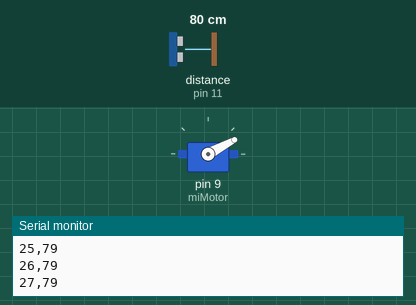
The sketch below on a simulated Arduino Uno, built with avr-gcc and run on an emulated ATmega328P. Shown: servo, the last lines printed to the serial monitor. Wiring (inferred from the names in the program): ultrasonic range finder: trigger pin 10; echo pin 11. The test bench sets the inputs (shaded band); at power-on: distance to the obstacle (sensor on pin 11) 80 cm. The echo pulse lasts 58.3 µs per cm.

Above: at 1.29 s.
1.3 s: distance to the obstacle (sensor on pin 11) set to 2 cm
At 4.29 s:
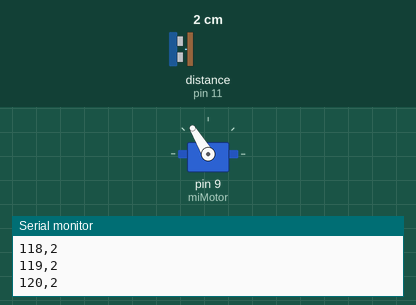
4.3 s: distance to the obstacle (sensor on pin 11) set to 250 cm
At 5.7 s:
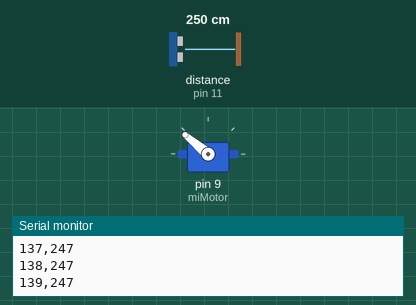
7.3 s: distance to the obstacle (sensor on pin 11) set to 4 cm
At 7.92 s:
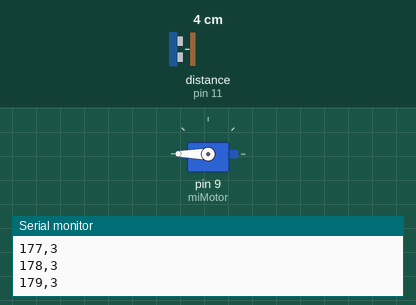
10.3 s: distance to the obstacle (sensor on pin 11) set to 18 cm
Timing chart, 0 to 17.3 s (numbered marks = the images above; inputs shaded):
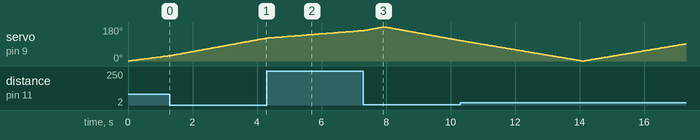

The sketch:

07_edge_computing_median_filter.ino
```cpp
#include <Servo.h>

// 1. HEADER & SETUP
// Servo object definition
Servo miMotor;

// Define the pins for the ultrasonic sensor
const int trigPin = 10;
const int echoPin = 11;

// Function to get a single raw distance reading
// This prevents repeating the pulse code 6 times in the loop
long getRawDistance() {
  // Clear the Trig pin first to ensure a clean pulse
  digitalWrite(trigPin, LOW);
  delayMicroseconds(2);

  // Send a 10-microsecond HIGH pulse to trigger the sensor
  digitalWrite(trigPin, HIGH);
  delayMicroseconds(10);
  digitalWrite(trigPin, LOW);

  // Wait for the echo and get the time in microseconds
  long duration = pulseIn(echoPin, HIGH);

  // Calculate and return the distance mathematically
  return duration * 0.034 / 2;
}

void setup() {
  // Initialize servo on pin 9
  miMotor.attach(9);

  // Configure sensor pins
  pinMode(trigPin, OUTPUT);
  pinMode(echoPin, INPUT);

  // Initialize the Serial Monitor at 9600 baud rate
  Serial.begin(9600);
}

// 2. THE CHOREOGRAPHY
void loop() {
  int i;

  // First loop: sweep from 0 to 180 degrees
  for(i = 0; i <= 180; i++) {
    // Tell the motor to go to the current degree
    miMotor.write(i);

    // Step 1 & 2: Launch 3 ultra-fast pulses and store in 3 distinct variables
    long d1 = getRawDistance();
    delay(10); // Brief 10ms pause to prevent acoustic overlap (echoes)
    long d2 = getRawDistance();
    delay(10);
    long d3 = getRawDistance();

    // Step 3: Sort the values mathematically from lowest to highest using conditionals
    long temp;
    if (d1 > d2) { temp = d1; d1 = d2; d2 = temp; }
    if (d2 > d3) { temp = d2; d2 = d3; d3 = temp; }
    if (d1 > d2) { temp = d1; d1 = d2; d2 = temp; }

    // Step 4: Select the central value (the median), which is now stored in d2
    long medianDistance = d2;

    // Step 5: Send strictly the median value formatted as "Angle,Distance"
    Serial.print(i);
    Serial.print(",");
    Serial.println(medianDistance);

    // 4. TIMING ADJUSTMENT
    // We reduced the original delay(30) to 10 because we already spent ~20ms taking readings
    delay(10);
  }

  // Second loop: sweep from 180 to 0 degrees (return)
  for(i = 180; i >= 0; i--) {
    // Tell the motor to go to the current degree
    miMotor.write(i);

    // Step 1 & 2: Launch 3 ultra-fast pulses and store in 3 distinct variables
    long d1 = getRawDistance();
    delay(10);
    long d2 = getRawDistance();
    delay(10);
    long d3 = getRawDistance();

    // Step 3: Sort the values mathematically from lowest to highest using conditionals
    long temp;
    if (d1 > d2) { temp = d1; d1 = d2; d2 = temp; }
    if (d2 > d3) { temp = d2; d2 = d3; d3 = temp; }
    if (d1 > d2) { temp = d1; d1 = d2; d2 = temp; }

    // Step 4: Select the central value (the median), which is now stored in d2
    long medianDistance = d2;

    // Step 5: Send strictly the median value formatted as "Angle,Distance"
    Serial.print(i);
    Serial.print(",");
    Serial.println(medianDistance);

    // 4. TIMING ADJUSTMENT
    delay(10);
  }
}
```
